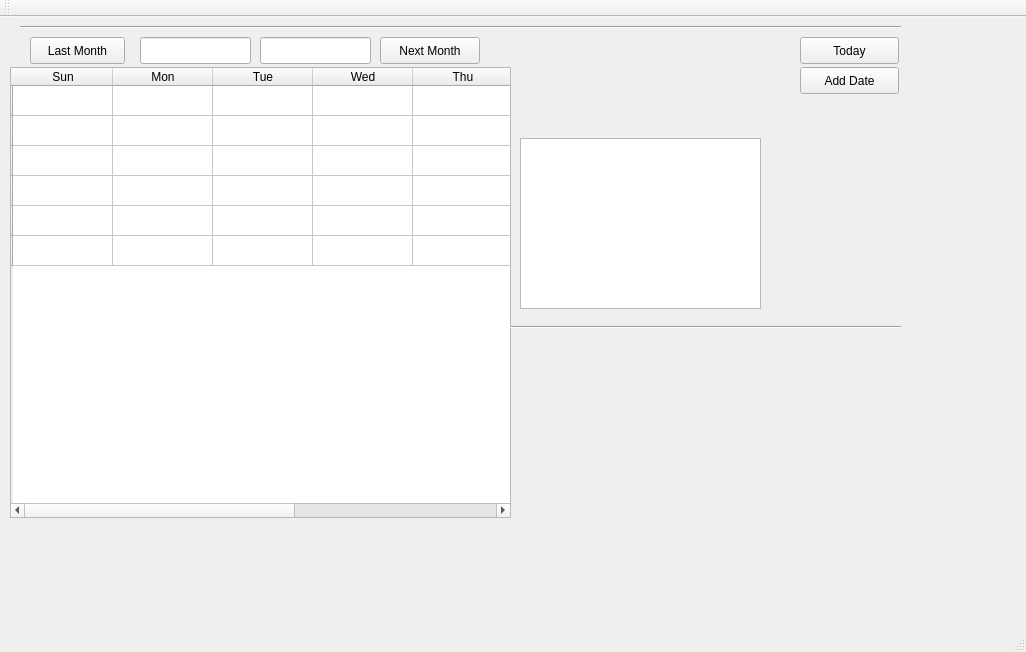
<?xml version="1.0" encoding="UTF-8"?>
<ui version="4.0">
 <class>MainWindow</class>
 <widget class="QMainWindow" name="MainWindow">
  <property name="geometry">
   <rect>
    <x>0</x>
    <y>0</y>
    <width>1026</width>
    <height>652</height>
   </rect>
  </property>
  <property name="windowTitle">
   <string>MainWindow</string>
  </property>
  <widget class="QWidget" name="centralWidget">
   <widget class="QTableWidget" name="tableWidget">
    <property name="geometry">
     <rect>
      <x>10</x>
      <y>50</y>
      <width>501</width>
      <height>451</height>
     </rect>
    </property>
    <row>
     <property name="text">
      <string/>
     </property>
    </row>
    <row>
     <property name="text">
      <string/>
     </property>
    </row>
    <row>
     <property name="text">
      <string/>
     </property>
    </row>
    <row>
     <property name="text">
      <string/>
     </property>
    </row>
    <row>
     <property name="text">
      <string/>
     </property>
    </row>
    <row>
     <property name="text">
      <string/>
     </property>
    </row>
    <column>
     <property name="text">
      <string>Sun</string>
     </property>
    </column>
    <column>
     <property name="text">
      <string>Mon</string>
     </property>
    </column>
    <column>
     <property name="text">
      <string>Tue</string>
     </property>
    </column>
    <column>
     <property name="text">
      <string>Wed</string>
     </property>
    </column>
    <column>
     <property name="text">
      <string>Thu</string>
     </property>
    </column>
    <column>
     <property name="text">
      <string>Fri</string>
     </property>
    </column>
    <column>
     <property name="text">
      <string>Sat</string>
     </property>
    </column>
   </widget>
   <widget class="QLineEdit" name="lineEdit">
    <property name="geometry">
     <rect>
      <x>140</x>
      <y>20</y>
      <width>111</width>
      <height>27</height>
     </rect>
    </property>
   </widget>
   <widget class="QLineEdit" name="lineEdit_2">
    <property name="geometry">
     <rect>
      <x>260</x>
      <y>20</y>
      <width>111</width>
      <height>27</height>
     </rect>
    </property>
   </widget>
   <widget class="QPushButton" name="pushButton_3">
    <property name="geometry">
     <rect>
      <x>30</x>
      <y>20</y>
      <width>95</width>
      <height>27</height>
     </rect>
    </property>
    <property name="text">
     <string>Last Month</string>
    </property>
   </widget>
   <widget class="QLabel" name="label">
    <property name="geometry">
     <rect>
      <x>620</x>
      <y>40</y>
      <width>111</width>
      <height>91</height>
     </rect>
    </property>
    <property name="text">
     <string/>
    </property>
   </widget>
   <widget class="QLabel" name="label_2">
    <property name="geometry">
     <rect>
      <x>580</x>
      <y>0</y>
      <width>231</width>
      <height>81</height>
     </rect>
    </property>
    <property name="text">
     <string/>
    </property>
   </widget>
   <widget class="Line" name="line">
    <property name="geometry">
     <rect>
      <x>20</x>
      <y>0</y>
      <width>881</width>
      <height>21</height>
     </rect>
    </property>
    <property name="orientation">
     <enum>Qt::Horizontal</enum>
    </property>
   </widget>
   <widget class="Line" name="line_2">
    <property name="geometry">
     <rect>
      <x>510</x>
      <y>300</y>
      <width>391</width>
      <height>21</height>
     </rect>
    </property>
    <property name="orientation">
     <enum>Qt::Horizontal</enum>
    </property>
   </widget>
   <widget class="QLabel" name="label_3">
    <property name="geometry">
     <rect>
      <x>540</x>
      <y>330</y>
      <width>101</width>
      <height>31</height>
     </rect>
    </property>
    <property name="text">
     <string/>
    </property>
   </widget>
   <widget class="QLabel" name="label_4">
    <property name="geometry">
     <rect>
      <x>680</x>
      <y>330</y>
      <width>141</width>
      <height>31</height>
     </rect>
    </property>
    <property name="text">
     <string/>
    </property>
   </widget>
   <widget class="QPushButton" name="pushButton_2">
    <property name="geometry">
     <rect>
      <x>380</x>
      <y>20</y>
      <width>100</width>
      <height>27</height>
     </rect>
    </property>
    <property name="text">
     <string>Next Month</string>
    </property>
   </widget>
   <widget class="QPushButton" name="pushButton">
    <property name="geometry">
     <rect>
      <x>800</x>
      <y>20</y>
      <width>99</width>
      <height>27</height>
     </rect>
    </property>
    <property name="text">
     <string>Today</string>
    </property>
   </widget>
   <widget class="QPushButton" name="pushButton_4">
    <property name="geometry">
     <rect>
      <x>800</x>
      <y>50</y>
      <width>99</width>
      <height>27</height>
     </rect>
    </property>
    <property name="text">
     <string>Add Date</string>
    </property>
   </widget>
   <widget class="QListWidget" name="listWidget">
    <property name="geometry">
     <rect>
      <x>520</x>
      <y>121</y>
      <width>241</width>
      <height>171</height>
     </rect>
    </property>
   </widget>
   <zorder>line</zorder>
   <zorder>tableWidget</zorder>
   <zorder>lineEdit</zorder>
   <zorder>lineEdit_2</zorder>
   <zorder>pushButton_3</zorder>
   <zorder>label</zorder>
   <zorder>label_2</zorder>
   <zorder>line_2</zorder>
   <zorder>label_3</zorder>
   <zorder>label_4</zorder>
   <zorder>pushButton_2</zorder>
   <zorder>pushButton</zorder>
   <zorder>pushButton_4</zorder>
   <zorder>listWidget</zorder>
  </widget>
  <widget class="QMenuBar" name="menuBar">
   <property name="geometry">
    <rect>
     <x>0</x>
     <y>0</y>
     <width>1026</width>
     <height>28</height>
    </rect>
   </property>
  </widget>
  <widget class="QToolBar" name="mainToolBar">
   <attribute name="toolBarArea">
    <enum>TopToolBarArea</enum>
   </attribute>
   <attribute name="toolBarBreak">
    <bool>false</bool>
   </attribute>
  </widget>
  <widget class="QStatusBar" name="statusBar"/>
 </widget>
 <layoutdefault spacing="6" margin="11"/>
 <resources/>
 <connections/>
</ui>
